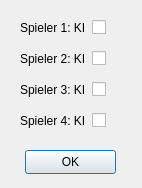
<?xml version="1.0" encoding="UTF-8"?>
<ui version="4.0">
 <class>AI_settings</class>
 <widget class="QDialog" name="AI_settings">
  <property name="geometry">
   <rect>
    <x>0</x>
    <y>0</y>
    <width>142</width>
    <height>188</height>
   </rect>
  </property>
  <property name="windowTitle">
   <string>Dialog</string>
  </property>
  <widget class="QWidget" name="verticalLayoutWidget">
   <property name="geometry">
    <rect>
     <x>20</x>
     <y>10</y>
     <width>101</width>
     <height>131</height>
    </rect>
   </property>
   <layout class="QVBoxLayout" name="verticalLayout">
    <item>
     <layout class="QHBoxLayout" name="horizontalLayout">
      <item>
       <widget class="QLabel" name="s1_label">
        <property name="text">
         <string>Spieler 1: KI</string>
        </property>
       </widget>
      </item>
      <item>
       <widget class="QCheckBox" name="ki1_cb">
        <property name="text">
         <string/>
        </property>
       </widget>
      </item>
     </layout>
    </item>
    <item>
     <layout class="QHBoxLayout" name="horizontalLayout_4">
      <item>
       <widget class="QLabel" name="s2_label">
        <property name="text">
         <string>Spieler 2: KI</string>
        </property>
       </widget>
      </item>
      <item>
       <widget class="QCheckBox" name="ki2_cb">
        <property name="text">
         <string/>
        </property>
       </widget>
      </item>
     </layout>
    </item>
    <item>
     <layout class="QHBoxLayout" name="horizontalLayout_5">
      <item>
       <widget class="QLabel" name="s3_label">
        <property name="text">
         <string>Spieler 3: KI</string>
        </property>
       </widget>
      </item>
      <item>
       <widget class="QCheckBox" name="ki3_cb">
        <property name="text">
         <string/>
        </property>
       </widget>
      </item>
     </layout>
    </item>
    <item>
     <layout class="QHBoxLayout" name="horizontalLayout_6">
      <item>
       <widget class="QLabel" name="s4_label">
        <property name="text">
         <string>Spieler 4: KI</string>
        </property>
       </widget>
      </item>
      <item>
       <widget class="QCheckBox" name="ki4_cb">
        <property name="text">
         <string/>
        </property>
       </widget>
      </item>
     </layout>
    </item>
   </layout>
  </widget>
  <widget class="QPushButton" name="ok_button">
   <property name="geometry">
    <rect>
     <x>25</x>
     <y>150</y>
     <width>91</width>
     <height>24</height>
    </rect>
   </property>
   <property name="text">
    <string>OK</string>
   </property>
  </widget>
 </widget>
 <tabstops>
  <tabstop>ki1_cb</tabstop>
  <tabstop>ki2_cb</tabstop>
  <tabstop>ki3_cb</tabstop>
  <tabstop>ki4_cb</tabstop>
  <tabstop>ok_button</tabstop>
 </tabstops>
 <resources/>
 <connections>
  <connection>
   <sender>ok_button</sender>
   <signal>clicked()</signal>
   <receiver>AI_settings</receiver>
   <slot>close()</slot>
   <hints>
    <hint type="sourcelabel">
     <x>70</x>
     <y>161</y>
    </hint>
    <hint type="destinationlabel">
     <x>70</x>
     <y>93</y>
    </hint>
   </hints>
  </connection>
 </connections>
</ui>
